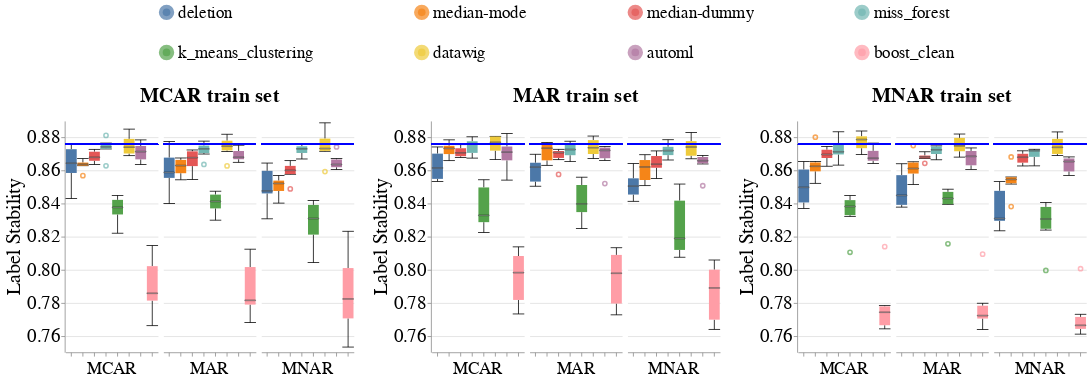

The cell this chart's notebook holds for it:
### Code cell
create_box_plots_for_diff_imputers_v2(dataset_name=DATASET_NAME,
                                      model_name='gandalf_clf',
                                      metric_name='label_stability',
                                      db_client=db_client)

### Figure 1 — Vega-Lite specification as saved in the notebook (floating-point values rounded to 4 significant figures; data arrays with more than 128 entries replaced by an {"elided": "..."} marker saying what was removed)
{"config": {"view": {"continuousWidth": 400, "continuousHeight": 300, "stroke": null}, "axis": {"labelFontSize": 24, "labelFontWeight": "normal", "titleFontSize": 26, "titleFontWeight": "normal"}, "facet": {"spacing": 5}, "header": {"labelFontSize": 22, "labelOrient": "bottom", "labelPadding": 5, "titleFontSize": 26}, "legend": {"columns": 4, "direction": "horizontal", "labelFontSize": 22, "labelLimit": 400, "orient": "top", "symbolOffset": 120, "symbolStrokeWidth": 10, "titleAnchor": "middle", "titleFontSize": 24, "titleLimit": 300}, "title": {"fontSize": 26}}, "hconcat": [{"facet": {"column": {"field": "Test_Injection_Strategy", "sort": ["MCAR", "MAR", "MNAR"], "title": "MCAR train set", "type": "nominal"}}, "spec": {"layer": [{"mark": {"type": "boxplot", "median": {"stroke": "black", "strokeWidth": 0.7}, "ticks": true}, "encoding": {"color": {"field": "Null_Imputer_Name", "sort": ["deletion", "median-mode", "median-dummy", "miss_forest", "k_means_clustering", "datawig", "automl", "boost_clean"], "title": null, "type": "nominal"}, "x": {"axis": {"labels": false}, "field": "Null_Imputer_Name", "sort": ["deletion", "median-mode", "median-dummy", "miss_forest", "k_means_clustering", "datawig", "automl", "boost_clean"], "title": null, "type": "nominal"}, "y": {"field": "Metric_Value", "scale": {"zero": false}, "title": "Label Stability", "type": "quantitative"}}}, {"mark": "rule", "encoding": {"color": {"value": "blue"}, "size": {"value": 2}, "y": {"field": "Baseline_Median", "type": "quantitative"}}}], "width": 120}}, {"data": {"name": "data-2f37918a435e2f6e3ecb15ae923913f8"}, "facet": {"column": {"field": "Test_Injection_Strategy", "sort": ["MCAR", "MAR", "MNAR"], "title": "MAR train set", "type": "nominal"}}, "spec": {"layer": [{"mark": {"type": "boxplot", "median": {"stroke": "black", "strokeWidth": 0.7}, "ticks": true}, "encoding": {"color": {"field": "Null_Imputer_Name", "sort": ["deletion", "median-mode", "median-dummy", "miss_forest", "k_means_clustering", "datawig", "automl", "boost_clean"], "title": null, "type": "nominal"}, "x": {"axis": {"labels": false}, "field": "Null_Imputer_Name", "sort": ["deletion", "median-mode", "median-dummy", "miss_forest", "k_means_clustering", "datawig", "automl", "boost_clean"], "title": null, "type": "nominal"}, "y": {"field": "Metric_Value", "scale": {"zero": false}, "title": "Label Stability", "type": "quantitative"}}}, {"mark": "rule", "encoding": {"color": {"value": "blue"}, "size": {"value": 2}, "y": {"field": "Baseline_Median", "type": "quantitative"}}}], "width": 120}}, {"data": {"name": "data-1ce51fcb01e4b8ea58dba88a6fd7ae03"}, "facet": {"column": {"field": "Test_Injection_Strategy", "sort": ["MCAR", "MAR", "MNAR"], "title": "MNAR train set", "type": "nominal"}}, "spec": {"layer": [{"mark": {"type": "boxplot", "median": {"stroke": "black", "strokeWidth": 0.7}, "ticks": true}, "encoding": {"color": {"field": "Null_Imputer_Name", "sort": ["deletion", "median-mode", "median-dummy", "miss_forest", "k_means_clustering", "datawig", "automl", "boost_clean"], "title": null, "type": "nominal"}, "x": {"axis": {"labels": false}, "field": "Null_Imputer_Name", "sort": ["deletion", "median-mode", "median-dummy", "miss_forest", "k_means_clustering", "datawig", "automl", "boost_clean"], "title": null, "type": "nominal"}, "y": {"field": "Metric_Value", "scale": {"zero": false}, "title": "Label Stability", "type": "quantitative"}}}, {"mark": "rule", "encoding": {"color": {"value": "blue"}, "size": {"value": 2}, "y": {"field": "Baseline_Median", "type": "quantitative"}}}], "width": 120}}], "data": {"name": "data-f0536115b620f475cfb5a43d29173c30"}, "resolve": {"scale": {"y": "shared"}}, "$schema": "https://vega.github.io/schema/vega-lite/v4.17.0.json", "datasets": {"data-f0536115b620f475cfb5a43d29173c30": {"elided": "144 records"}, "data-2f37918a435e2f6e3ecb15ae923913f8": {"elided": "144 records"}, "data-1ce51fcb01e4b8ea58dba88a6fd7ae03": {"elided": "144 records"}}}
